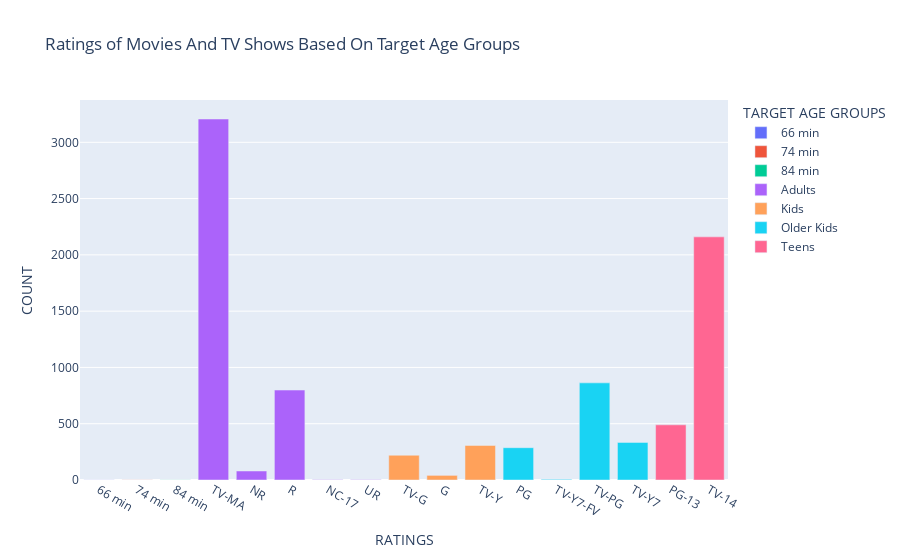

Notebook cell for this chart:
### Code cell
def generate_rating_df(data):
    rating_df = data.groupby(['rating', 'target_ages']).agg({'show_id': 'count'}).reset_index()
    rating_df = rating_df[rating_df['show_id'] != 0]
    rating_df.columns = ['rating', 'target_ages', 'counts']
    rating_df = rating_df.sort_values('target_ages')
    return rating_df
    
# 시각화 코드
rating_df = generate_rating_df(data)
fig = px.bar(rating_df, x='rating', y='counts', color='target_ages', title='Ratings of Movies And TV Shows Based On Target Age Groups',  labels={'counts':'COUNT', 'rating':'RATINGS', 'target_ages':'TARGET AGE GROUPS' })
fig.show()

### Figure 1 — Plotly figure (JSON) as saved in the notebook; plotly's stock layout.template omitted (floating-point values rounded to 4 significant figures)
{"data": [{"alignmentgroup": "True", "hovertemplate": "TARGET AGE GROUPS=66 min<br>RATINGS=%{x}<br>COUNT=%{y}<extra></extra>", "legendgroup": "66 min", "marker": {"color": "#636efa", "pattern": {"shape": ""}}, "name": "66 min", "offsetgroup": "66 min", "orientation": "v", "showlegend": true, "textposition": "auto", "type": "bar", "x": ["66 min"], "xaxis": "x", "y": [1], "yaxis": "y"}, {"alignmentgroup": "True", "hovertemplate": "TARGET AGE GROUPS=74 min<br>RATINGS=%{x}<br>COUNT=%{y}<extra></extra>", "legendgroup": "74 min", "marker": {"color": "#EF553B", "pattern": {"shape": ""}}, "name": "74 min", "offsetgroup": "74 min", "orientation": "v", "showlegend": true, "textposition": "auto", "type": "bar", "x": ["74 min"], "xaxis": "x", "y": [1], "yaxis": "y"}, {"alignmentgroup": "True", "hovertemplate": "TARGET AGE GROUPS=84 min<br>RATINGS=%{x}<br>COUNT=%{y}<extra></extra>", "legendgroup": "84 min", "marker": {"color": "#00cc96", "pattern": {"shape": ""}}, "name": "84 min", "offsetgroup": "84 min", "orientation": "v", "showlegend": true, "textposition": "auto", "type": "bar", "x": ["84 min"], "xaxis": "x", "y": [1], "yaxis": "y"}, {"alignmentgroup": "True", "hovertemplate": "TARGET AGE GROUPS=Adults<br>RATINGS=%{x}<br>COUNT=%{y}<extra></extra>", "legendgroup": "Adults", "marker": {"color": "#ab63fa", "pattern": {"shape": ""}}, "name": "Adults", "offsetgroup": "Adults", "orientation": "v", "showlegend": true, "textposition": "auto", "type": "bar", "x": ["TV-MA", "NR", "R", "NC-17", "UR"], "xaxis": "x", "y": [3207, 80, 799, 3, 3], "yaxis": "y"}, {"alignmentgroup": "True", "hovertemplate": "TARGET AGE GROUPS=Kids<br>RATINGS=%{x}<br>COUNT=%{y}<extra></extra>", "legendgroup": "Kids", "marker": {"color": "#FFA15A", "pattern": {"shape": ""}}, "name": "Kids", "offsetgroup": "Kids", "orientation": "v", "showlegend": true, "textposition": "auto", "type": "bar", "x": ["TV-G", "G", "TV-Y"], "xaxis": "x", "y": [220, 41, 307], "yaxis": "y"}, {"alignmentgroup": "True", "hovertemplate": "TARGET AGE GROUPS=Older Kids<br>RATINGS=%{x}<br>COUNT=%{y}<extra></extra>", "legendgroup": "Older Kids", "marker": {"color": "#19d3f3", "pattern": {"shape": ""}}, "name": "Older Kids", "offsetgroup": "Older Kids", "orientation": "v", "showlegend": true, "textposition": "auto", "type": "bar", "x": ["PG", "TV-Y7-FV", "TV-PG", "TV-Y7"], "xaxis": "x", "y": [287, 6, 863, 334], "yaxis": "y"}, {"alignmentgroup": "True", "hovertemplate": "TARGET AGE GROUPS=Teens<br>RATINGS=%{x}<br>COUNT=%{y}<extra></extra>", "legendgroup": "Teens", "marker": {"color": "#FF6692", "pattern": {"shape": ""}}, "name": "Teens", "offsetgroup": "Teens", "orientation": "v", "showlegend": true, "textposition": "auto", "type": "bar", "x": ["PG-13", "TV-14"], "xaxis": "x", "y": [490, 2160], "yaxis": "y"}], "layout": {"barmode": "relative", "legend": {"title": {"text": "TARGET AGE GROUPS"}, "tracegroupgap": 0}, "title": {"text": "Ratings of Movies And TV Shows Based On Target Age Groups"}, "xaxis": {"anchor": "y", "domain": [0, 1], "title": {"text": "RATINGS"}}, "yaxis": {"anchor": "x", "domain": [0, 1], "title": {"text": "COUNT"}}}}
